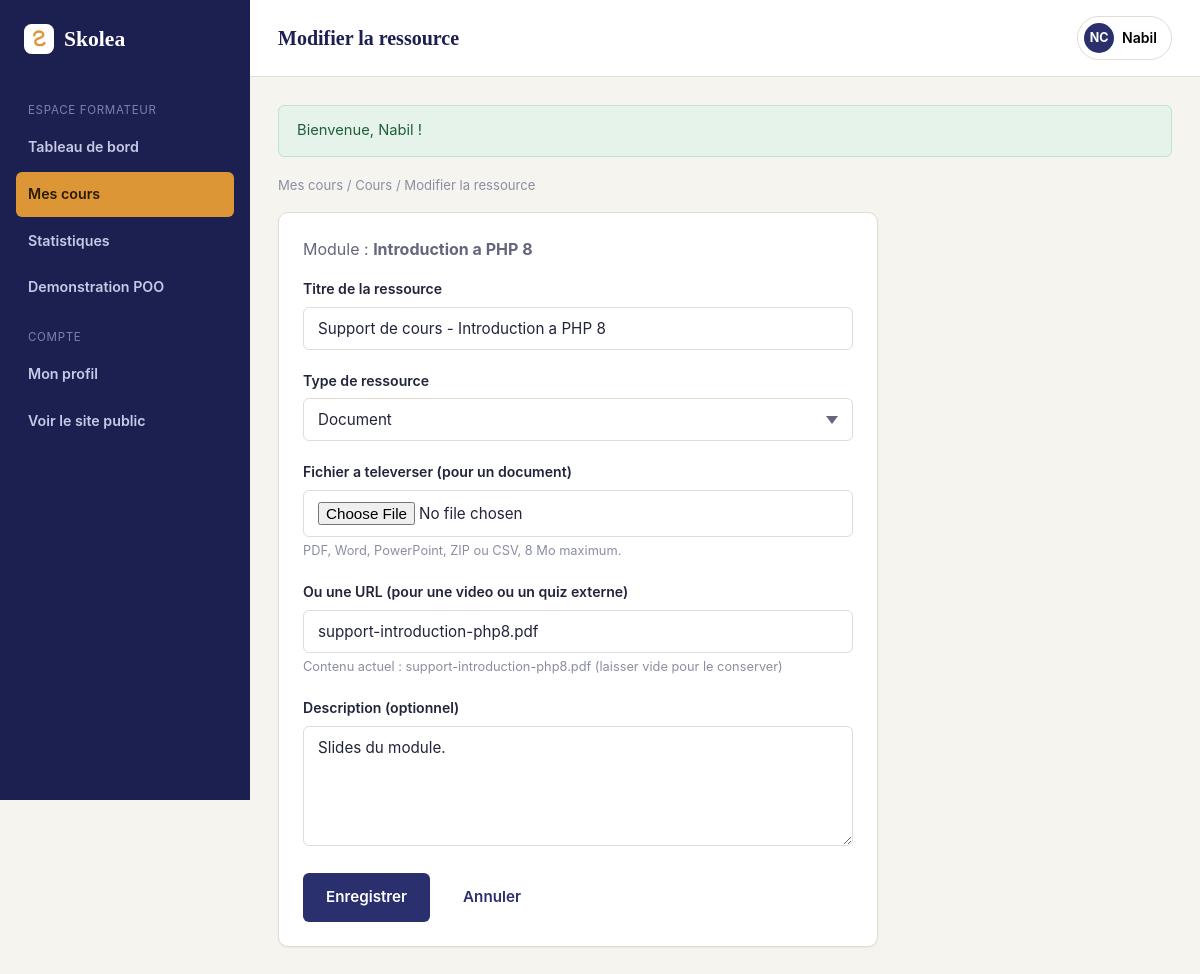
/SkoleaMVC/View/BackOffice/formateur_ressource_modifier.php?id=1 (signed in), run on an earlier commit of the app's database.
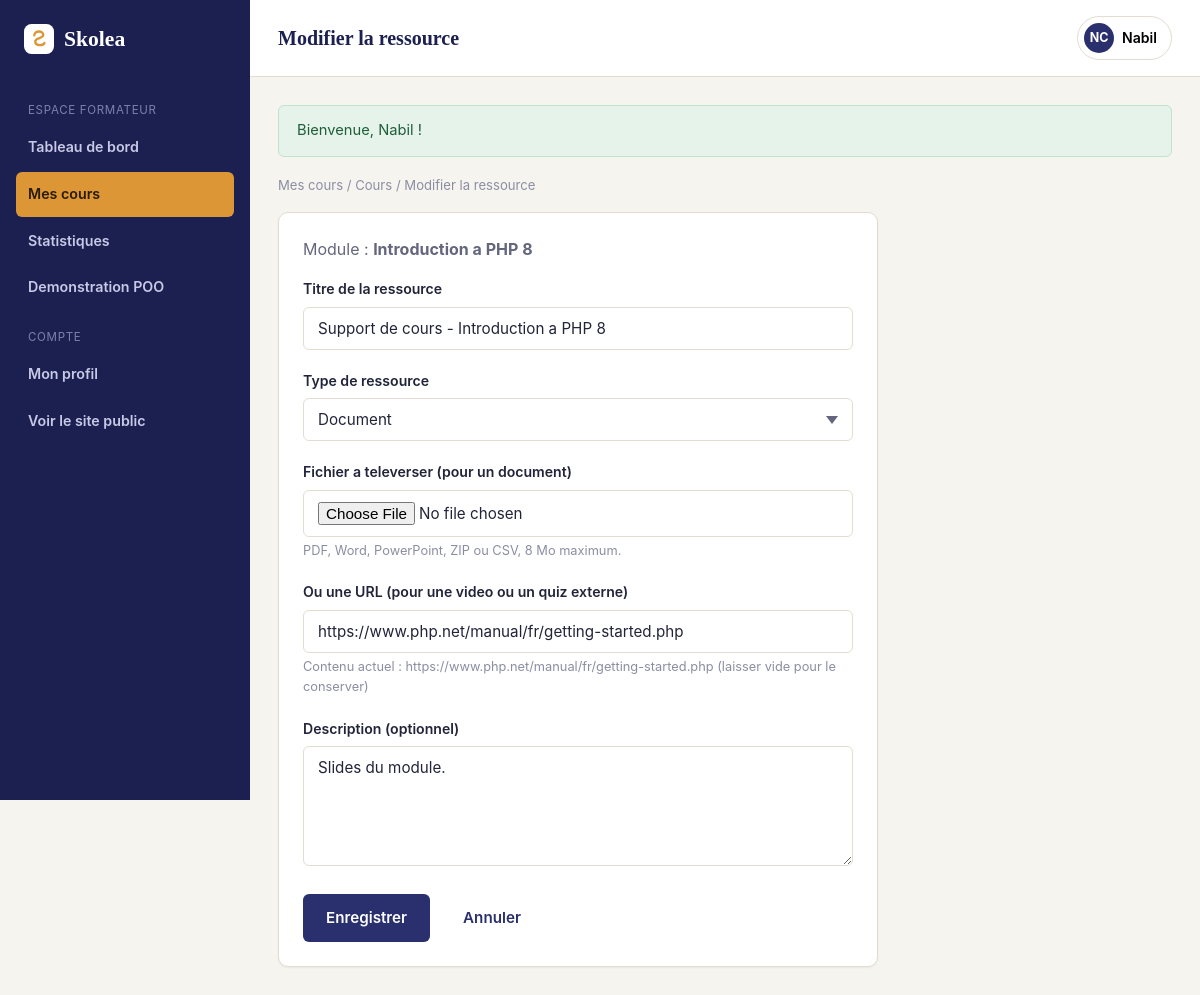
And on a later commit of the database.
### tables this page shows
CREATE TABLE ressources (
    id              INT UNSIGNED AUTO_INCREMENT PRIMARY KEY,
    module_id       INT UNSIGNED NOT NULL,
    titre           VARCHAR(150) NOT NULL,
    type            ENUM('document', 'video', 'quiz') NOT NULL,
    contenu         VARCHAR(255) NOT NULL COMMENT 'chemin du fichier ou URL',
    description     VARCHAR(255) NULL,
    date_creation   DATETIME NOT NULL DEFAULT CURRENT_TIMESTAMP,
    CONSTRAINT fk_ressource_module FOREIGN KEY (module_id) REFERENCES modules(id)
        ON DELETE CASCADE ON UPDATE CASCADE
);

CREATE TABLE modules (
    id              INT UNSIGNED AUTO_INCREMENT PRIMARY KEY,
    cours_id        INT UNSIGNED NOT NULL,
    titre           VARCHAR(150) NOT NULL,
    description     TEXT NULL,
    ordre           INT UNSIGNED NOT NULL DEFAULT 1,
    date_creation   DATETIME NOT NULL DEFAULT CURRENT_TIMESTAMP,
    CONSTRAINT fk_module_cours FOREIGN KEY (cours_id) REFERENCES cours(id)
        ON DELETE CASCADE ON UPDATE CASCADE
);

### SkoleaMVC/helpers.php (called while the page is built, shortened)
<?php
function e($value)
{
    return htmlspecialchars($value ?? '', ENT_QUOTES, 'UTF-8');
}
function old($old, $key, $default = '')
{
    return e($old[$key] ?? $default);
}
function flash_get()
{
    $flash = $_SESSION['_flash'] ?? [];
    return $flash;
}
function type_ressource_label($type)
{
    if ($type === 'document') return 'Document';
    if ($type === 'video') return 'Video';
    if ($type === 'quiz') return 'Quiz';
    return ucfirst($type);
}
function utilisateur_connecte()
{
    return $_SESSION['utilisateur'] ?? null;
}

### config.php (called while the page is built)
<?php
class config
{
    private static $pdo = null;
    public static function getConnexion()
    {
        if (!isset(self::$pdo)) {
            $servername = "localhost";
            $username = "root";
            $password = "";
            $dbname = "skolea";
            try {
                self::$pdo = new PDO(
                    "mysql:host=$servername;dbname=$dbname;charset=utf8mb4",
                    $username,
                    $password
                );
                self::$pdo->setAttribute(PDO::ATTR_ERRMODE, PDO::ERRMODE_EXCEPTION);
                self::$pdo->setAttribute(PDO::ATTR_DEFAULT_FETCH_MODE, PDO::FETCH_ASSOC);
            } catch (Exception $e) {
                die('Erreur de connexion : ' . $e->getMessage());
            }
        }
        return self::$pdo;
    }
}

### SkoleaMVC/Controller/RessourceController.php (called while the page is built, shortened)
<?php
class RessourceController
{
    private $model;
    public function __construct()
    {
        $this->model = new Ressource();
    }
    public function trouverPourFormateur($id, $formateurId)
    {
        $ressource = $this->model->findAvecCours($id);
        return $ressource;
    }
}

### SkoleaMVC/Model/Ressource.php (called while the page is built, shortened)
<?php
class Ressource
{
    private $pdo;
    public function __construct()
    {
        $this->pdo = config::getConnexion();
    }
    public function findAvecCours($id)
    {
        $stmt = $this->pdo->prepare('
            SELECT r.*, m.cours_id, m.titre AS module_titre, c.formateur_id
            FROM ressources r
            INNER JOIN modules m ON m.id = r.module_id
            INNER JOIN cours c ON c.id = m.cours_id
            WHERE r.id = :id
        ');
        $stmt->execute(['id' => $id]);
        return $stmt->fetch() ?: null;
    }
}

### SkoleaMVC/View/BackOffice/formateur_ressource_modifier.php (the view, shortened to what this page needs)
<?php
require_once __DIR__ . '/../../bootstrap.php';
require_once __DIR__ . '/../../Model/Ressource.php';
require_once __DIR__ . '/../../Controller/RessourceController.php';
$formateurId = (int) $_SESSION['utilisateur']['id'];
$ressourceController = new RessourceController();
$id = (int) ($_GET['id'] ?? 0);
$ressource = $ressourceController->trouverPourFormateur($id, $formateurId);
$old = $ressource;
$errors = [];
$pageTitle = 'Modifier la ressource';
require __DIR__ . '/includes/header.php';
?>
<div class="breadcrumb">
    <a href="formateur_cours.php">Mes cours</a> /
    <a href="formateur_cours_show.php?id=<?= $ressource['cours_id'] ?>">Cours</a> /
    Modifier la ressource
</div>
<div class="card" style="max-width:600px;">
    <div class="card-body">
        <p class="text-muted" style="margin-top:0;">Module : <strong><?= e($ressource['module_titre']) ?></strong></p>
        <form method="post" action="formateur_ressource_modifier.php?id=<?= $id ?>"
              enctype="multipart/form-data" id="form-ressource" data-contenu-existant="1" novalidate>
            <div class="form-group">
                <label class="form-label" for="titre">Titre de la ressource</label>
                <input type="text" id="titre" name="titre" class="form-control<?= isset($errors['titre']) ? ' is-invalid' : '' ?>"
                       value="<?= old($old, 'titre') ?>" placeholder="Ex : Support de cours PDF">
            </div>
            <div class="form-group">
                <label class="form-label" for="type">Type de ressource</label>
                <select id="type" name="type" class="form-control">
                    <?php foreach (['document', 'video', 'quiz'] as $t): ?>
                        <option value="<?= e($t) ?>" <?= ($old['type'] ?? 'document') === $t ? 'selected' : '' ?>><?= e(type_ressource_label($t)) ?></option>
                    <?php endforeach; ?>
                </select>
            </div>
            <div class="form-group">
                <label class="form-label" for="fichier">Fichier a televerser (pour un document)</label>
                <input type="file" id="fichier" name="fichier" class="form-control<?= isset($errors['fichier']) ? ' is-invalid' : '' ?>"
                       accept=".pdf,.doc,.docx,.ppt,.pptx,.zip,.csv">
                <p class="form-hint">PDF, Word, PowerPoint, ZIP ou CSV, 8 Mo maximum.</p>
            </div>
            <div class="form-group">
                <label class="form-label" for="contenu">Ou une URL (pour une video ou un quiz externe)</label>
                <input type="text" id="contenu" name="contenu" class="form-control<?= isset($errors['contenu']) ? ' is-invalid' : '' ?>"
                       value="<?= old($old, 'contenu') ?>" placeholder="https://...">
                <?php if (!empty($ressource['contenu'])): ?>
                    <p class="form-hint">Contenu actuel : <?= e($ressource['contenu']) ?> (laisser vide pour le conserver)</p>
                <?php endif; ?>
            </div>
            <div class="form-group">
                <label class="form-label" for="description">Description (optionnel)</label>
                <textarea id="description" name="description" class="form-control" rows="3"
                          placeholder="Un resume de ce que contient cette ressource"><?= old($old, 'description') ?></textarea>
            </div>
            <div class="cluster" style="margin-top:8px;">
                <button type="submit" class="btn btn-primary">Enregistrer</button>
                <a href="formateur_cours_show.php?id=<?= $ressource['cours_id'] ?>" class="btn btn-ghost">Annuler</a>
            </div>
        </form>
    </div>
</div>
<?php require __DIR__ . '/includes/footer.php'; ?>

### SkoleaMVC/View/BackOffice/includes/header.php (shortened to what this page needs)
<!doctype html>
<html lang="fr">
<head>
    <link rel="stylesheet" href="../../assets/css/app.css">
</head>
<body>
<div class="back-shell">
    <?php include __DIR__ . '/sidebar.php'; ?>
    <div class="back-main">
        <header class="back-topbar">
            <h1><?= e($pageTitle) ?></h1>
            <div class="user-menu">
                <button type="button" class="user-chip">
                    <span class="user-avatar"><?= e(mb_strtoupper(mb_substr($utilisateur['prenom'], 0, 1) . mb_substr($utilisateur['nom'], 0, 1))) ?></span>
                    <?= e($utilisateur['prenom']) ?>
                </button>
            </div>
        </header>
        <div class="back-content">
            <?php $flashes = flash_get(); ?>
            <?php foreach ($flashes as $type => $message): ?>
                <div class="alert alert-<?= e($type) ?>" data-flash><?= e($message) ?></div>
            <?php endforeach; ?>

### SkoleaMVC/View/BackOffice/includes/sidebar.php (shortened to what this page needs)
<?php
$utilisateur = utilisateur_connecte();
$pageActuelle = basename($_SERVER['PHP_SELF']);
?>
<aside class="back-sidebar">
    <a href="<?= $utilisateur['role'] === 'administrateur' ? 'admin_dashboard.php' : 'formateur_dashboard.php' ?>" class="brand">
        <span>Skolea</span>
    </a>
    <nav class="back-nav">
        <?php if ($utilisateur['role'] === 'administrateur'): ?>
            <div class="nav-section">Administration</div>
            <a href="admin_dashboard.php" class="<?= $pageActuelle === 'admin_dashboard.php' ? 'is-active' : '' ?>">Tableau de bord</a>
            <a href="admin_utilisateurs.php" class="<?= in_array($pageActuelle, ['admin_utilisateurs.php', 'admin_utilisateur_ajouter.php', 'admin_utilisateur_modifier.php'], true) ? 'is-active' : '' ?>">Utilisateurs</a>
            <a href="admin_categories.php" class="<?= in_array($pageActuelle, ['admin_categories.php', 'admin_categorie_ajouter.php', 'admin_categorie_modifier.php'], true) ? 'is-active' : '' ?>">Categories de cours</a>
            <a href="admin_statistiques.php" class="<?= $pageActuelle === 'admin_statistiques.php' ? 'is-active' : '' ?>">Statistiques</a>
        <?php elseif ($utilisateur['role'] === 'formateur'): ?>
            <div class="nav-section">Espace formateur</div>
            <a href="formateur_dashboard.php" class="<?= $pageActuelle === 'formateur_dashboard.php' ? 'is-active' : '' ?>">Tableau de bord</a>
            <a href="formateur_cours.php" class="<?= in_array($pageActuelle, ['formateur_cours.php', 'formateur_cours_ajouter.php', 'formateur_cours_modifier.php', 'formateur_cours_show.php', 'formateur_module_ajouter.php', 'formateur_module_modifier.php', 'formateur_ressource_ajouter.php', 'formateur_ressource_modifier.php'], true) ? 'is-active' : '' ?>">Mes cours</a>
            <a href="formateur_statistiques.php" class="<?= $pageActuelle === 'formateur_statistiques.php' ? 'is-active' : '' ?>">Statistiques</a>
            <a href="formateur_demo_poo.php" class="<?= in_array($pageActuelle, ['formateur_demo_poo.php', 'formateur_demo_verification.php'], true) ? 'is-active' : '' ?>">Demonstration POO</a>
        <?php endif; ?>
        <div class="nav-section">Compte</div>
        <a href="../FrontOffice/profil.php">Mon profil</a>
        <a href="../FrontOffice/index.php">Voir le site public</a>
    </nav>
</aside>

### SkoleaMVC/View/BackOffice/includes/footer.php (shortened to what this page needs)
        </div>
    </div>
</div>
</body>
</html>

What changed in the data, as far as the page shows it:
changed ressources "Support de cours - Introduction a PHP 8": contenu "support-introduction-php8.pdf" → "https://www.php.net/manual/fr/getting-started.php"
